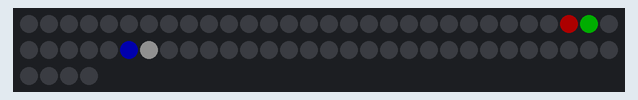
Simulated run of this sketch. Board: Arduino Uno, built with avr-gcc and run on an emulated ATmega328P. Parts: 64 RGB LEDs in strip order, left to right, continuing on the next row. Dim RGB values are drawn brighter than linear; the strip is taken to match the declared colour order.

Above: at 0.1 s.

The sketch:

LED_Matrix_Demo.ino
```cpp
#include <Adafruit_NeoPixel.h>

#define PIN 6
#define NUMPIXELS 64
#define BRIGHTNESS 50

Adafruit_NeoPixel pixels(NUMPIXELS,PIN,NEO_GBR + NEO_KHZ800);

void setup(){
    pixels.begin();
    pixels.setBrightness(BRIGHTNESS);
}

void loop(){
    pixels.clear();
    pixels.setPixelColor(27,255,0,0);
    pixels.setPixelColor(28,0,255,0);
    pixels.setPixelColor(35,0,0,255);
    pixels.setPixelColor(36,85,85,85);
    pixels.show();
}
```
